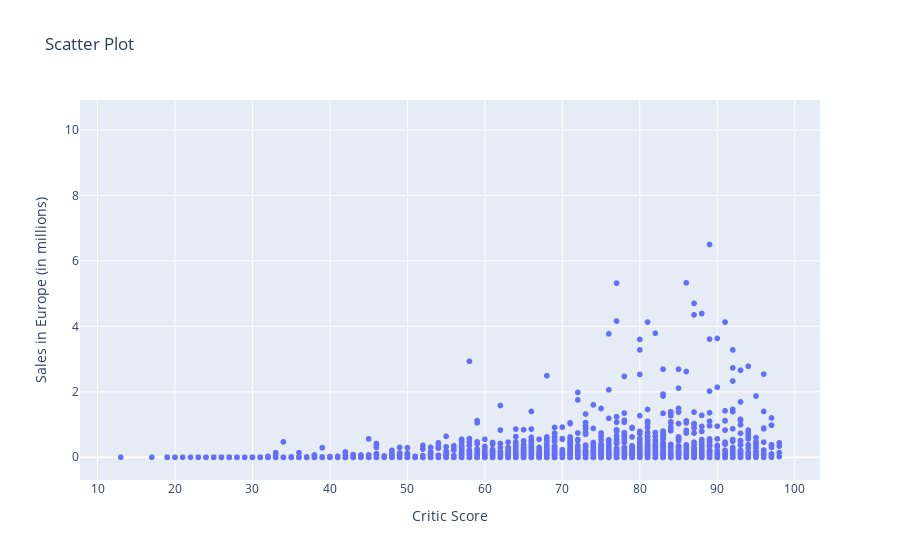

Write notebook code for a chart like this one.
### Code cell
# gráfico de dispersión entre plataforma y las ventas en Japón
fig = px.scatter(df_vg, x='critic_score', y= 'jp_sales',
                 title= 'Scatter Plot',
                 labels={'jp_sales': "Sales in Europe (in millions)", 'critic_score': 'Critic Score'}
                 )


fig.show()

### Figure 1 — Plotly figure (JSON) as saved in the notebook; plotly's stock layout.template omitted (floating-point values rounded to 4 significant figures; data arrays with more than 128 entries replaced by an {"elided": "..."} marker saying what was removed)
{"data": [{"hovertemplate": "Critic Score=%{x}<br>Sales in Europe (in millions)=%{y}<extra></extra>", "legendgroup": "", "marker": {"color": "#636efa", "symbol": "circle"}, "mode": "markers", "name": "", "showlegend": false, "type": "scattergl", "x": {"elided": "16717 int values"}, "xaxis": "x", "y": {"elided": "16717 float values"}, "yaxis": "y"}], "layout": {"legend": {"tracegroupgap": 0}, "title": {"text": "Scatter Plot"}, "xaxis": {"anchor": "y", "domain": [0, 1], "title": {"text": "Critic Score"}}, "yaxis": {"anchor": "x", "domain": [0, 1], "title": {"text": "Sales in Europe (in millions)"}}}}
